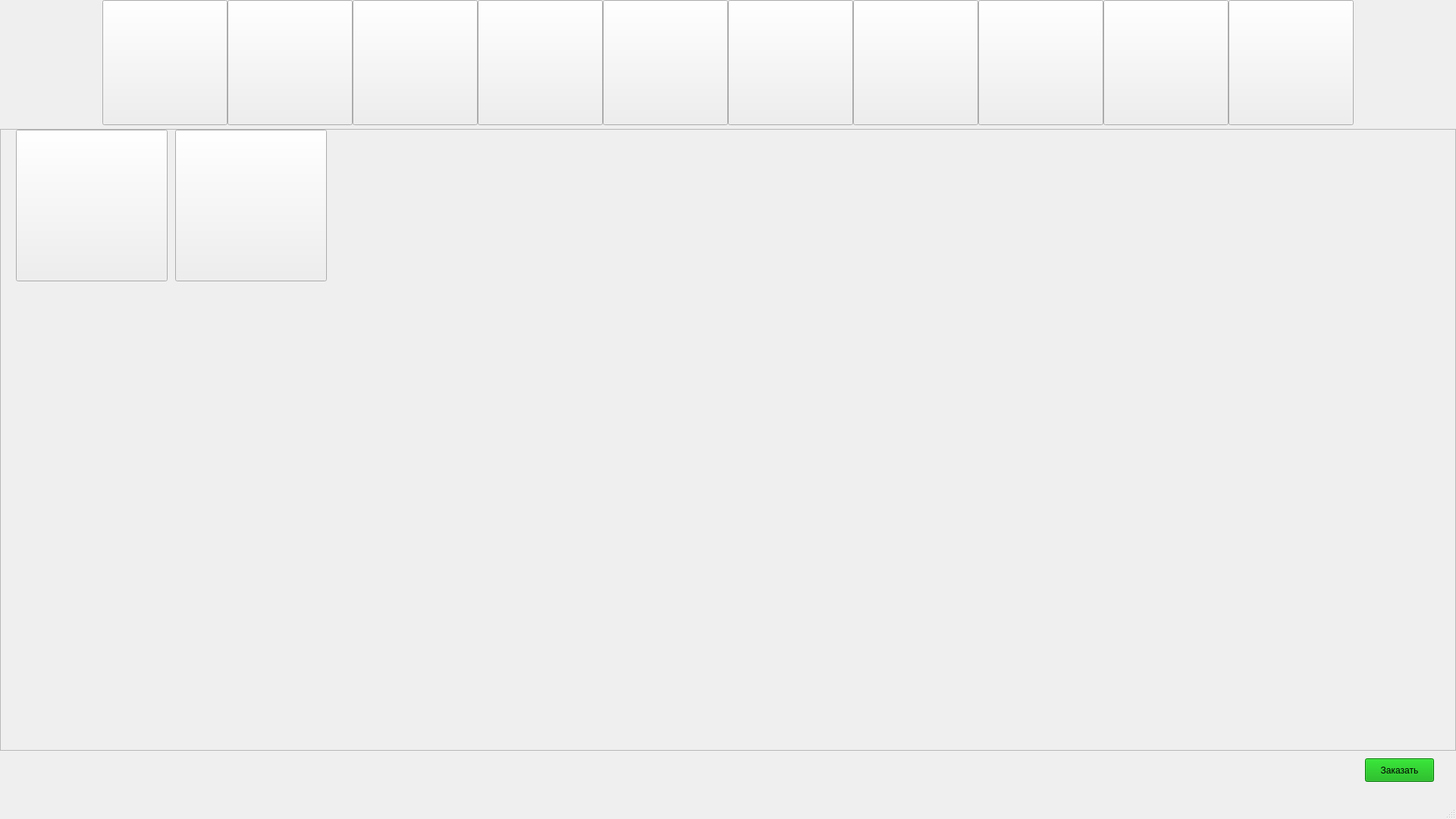
<?xml version="1.0" encoding="UTF-8"?>
<ui version="4.0">
 <class>MainWindow</class>
 <widget class="QMainWindow" name="MainWindow">
  <property name="geometry">
   <rect>
    <x>0</x>
    <y>0</y>
    <width>1920</width>
    <height>1080</height>
   </rect>
  </property>
  <property name="windowTitle">
   <string>MainWindow</string>
  </property>
  <property name="animated">
   <bool>true</bool>
  </property>
  <widget class="QWidget" name="centralwidget">
   <widget class="QPushButton" name="breakfast">
    <property name="geometry">
     <rect>
      <x>135</x>
      <y>0</y>
      <width>165</width>
      <height>165</height>
     </rect>
    </property>
    <property name="text">
     <string/>
    </property>
    <property name="icon">
     <iconset>
      <normaloff>breakfast_300x300 category-panel-left-desktop.jpeg</normaloff>breakfast_300x300 category-panel-left-desktop.jpeg</iconset>
    </property>
    <property name="iconSize">
     <size>
      <width>300</width>
      <height>300</height>
     </size>
    </property>
    <property name="shortcut">
     <string/>
    </property>
    <property name="autoDefault">
     <bool>false</bool>
    </property>
    <property name="default">
     <bool>false</bool>
    </property>
    <property name="flat">
     <bool>false</bool>
    </property>
   </widget>
   <widget class="QPushButton" name="burgers">
    <property name="geometry">
     <rect>
      <x>300</x>
      <y>0</y>
      <width>165</width>
      <height>165</height>
     </rect>
    </property>
    <property name="text">
     <string/>
    </property>
    <property name="icon">
     <iconset>
      <normaloff>burgers_300x300 category-panel-left-desktop.jpeg</normaloff>burgers_300x300 category-panel-left-desktop.jpeg</iconset>
    </property>
    <property name="iconSize">
     <size>
      <width>300</width>
      <height>300</height>
     </size>
    </property>
    <property name="shortcut">
     <string/>
    </property>
    <property name="autoDefault">
     <bool>false</bool>
    </property>
    <property name="default">
     <bool>false</bool>
    </property>
   </widget>
   <widget class="QPushButton" name="ChickenFishSandwiches">
    <property name="geometry">
     <rect>
      <x>465</x>
      <y>0</y>
      <width>165</width>
      <height>165</height>
     </rect>
    </property>
    <property name="text">
     <string/>
    </property>
    <property name="icon">
     <iconset>
      <normaloff>nav_chickenfishsandwiches_160x160 category-panel-left-desktop.jpeg</normaloff>nav_chickenfishsandwiches_160x160 category-panel-left-desktop.jpeg</iconset>
    </property>
    <property name="iconSize">
     <size>
      <width>300</width>
      <height>300</height>
     </size>
    </property>
    <property name="shortcut">
     <string/>
    </property>
    <property name="autoDefault">
     <bool>false</bool>
    </property>
    <property name="default">
     <bool>false</bool>
    </property>
   </widget>
   <widget class="QPushButton" name="McNuggetsAndMeals">
    <property name="geometry">
     <rect>
      <x>630</x>
      <y>0</y>
      <width>165</width>
      <height>165</height>
     </rect>
    </property>
    <property name="text">
     <string/>
    </property>
    <property name="icon">
     <iconset>
      <normaloff>nav_mcnuggetscombo_160x160 category-panel-left-desktop.jpeg</normaloff>nav_mcnuggetscombo_160x160 category-panel-left-desktop.jpeg</iconset>
    </property>
    <property name="iconSize">
     <size>
      <width>300</width>
      <height>300</height>
     </size>
    </property>
    <property name="shortcut">
     <string/>
    </property>
    <property name="autoDefault">
     <bool>false</bool>
    </property>
    <property name="default">
     <bool>false</bool>
    </property>
   </widget>
   <widget class="QPushButton" name="HappyMeal">
    <property name="geometry">
     <rect>
      <x>960</x>
      <y>0</y>
      <width>165</width>
      <height>165</height>
     </rect>
    </property>
    <property name="text">
     <string/>
    </property>
    <property name="icon">
     <iconset>
      <normaloff>nav_happy_meal_160x160 category-panel-left-desktop.jpeg</normaloff>nav_happy_meal_160x160 category-panel-left-desktop.jpeg</iconset>
    </property>
    <property name="iconSize">
     <size>
      <width>300</width>
      <height>300</height>
     </size>
    </property>
    <property name="shortcut">
     <string/>
    </property>
    <property name="autoDefault">
     <bool>false</bool>
    </property>
    <property name="default">
     <bool>false</bool>
    </property>
   </widget>
   <widget class="QPushButton" name="FriesSides">
    <property name="geometry">
     <rect>
      <x>795</x>
      <y>0</y>
      <width>165</width>
      <height>165</height>
     </rect>
    </property>
    <property name="text">
     <string/>
    </property>
    <property name="icon">
     <iconset>
      <normaloff>snacks_sides_300x300 category-panel-left-desktop.jpeg</normaloff>snacks_sides_300x300 category-panel-left-desktop.jpeg</iconset>
    </property>
    <property name="iconSize">
     <size>
      <width>300</width>
      <height>300</height>
     </size>
    </property>
    <property name="shortcut">
     <string/>
    </property>
    <property name="autoDefault">
     <bool>false</bool>
    </property>
    <property name="default">
     <bool>false</bool>
    </property>
   </widget>
   <widget class="QPushButton" name="McCafeCoffees">
    <property name="geometry">
     <rect>
      <x>1125</x>
      <y>0</y>
      <width>165</width>
      <height>165</height>
     </rect>
    </property>
    <property name="text">
     <string/>
    </property>
    <property name="icon">
     <iconset>
      <normaloff>mccafe_300x300 category-panel-left-desktop.jpeg</normaloff>mccafe_300x300 category-panel-left-desktop.jpeg</iconset>
    </property>
    <property name="iconSize">
     <size>
      <width>300</width>
      <height>300</height>
     </size>
    </property>
    <property name="shortcut">
     <string/>
    </property>
    <property name="autoDefault">
     <bool>false</bool>
    </property>
    <property name="default">
     <bool>false</bool>
    </property>
   </widget>
   <widget class="QPushButton" name="McCafeBakery">
    <property name="geometry">
     <rect>
      <x>1290</x>
      <y>0</y>
      <width>165</width>
      <height>165</height>
     </rect>
    </property>
    <property name="text">
     <string/>
    </property>
    <property name="icon">
     <iconset>
      <normaloff>Menu_LeftRail_mcd-160x160 category-panel-left-desktop.jpeg</normaloff>Menu_LeftRail_mcd-160x160 category-panel-left-desktop.jpeg</iconset>
    </property>
    <property name="iconSize">
     <size>
      <width>300</width>
      <height>300</height>
     </size>
    </property>
    <property name="shortcut">
     <string/>
    </property>
    <property name="autoDefault">
     <bool>false</bool>
    </property>
    <property name="default">
     <bool>false</bool>
    </property>
   </widget>
   <widget class="QPushButton" name="SweetsTreats">
    <property name="geometry">
     <rect>
      <x>1455</x>
      <y>0</y>
      <width>165</width>
      <height>165</height>
     </rect>
    </property>
    <property name="text">
     <string/>
    </property>
    <property name="icon">
     <iconset>
      <normaloff>desserts_shakes_300x300 category-panel-left-desktop.jpeg</normaloff>desserts_shakes_300x300 category-panel-left-desktop.jpeg</iconset>
    </property>
    <property name="iconSize">
     <size>
      <width>300</width>
      <height>300</height>
     </size>
    </property>
    <property name="shortcut">
     <string/>
    </property>
    <property name="autoDefault">
     <bool>false</bool>
    </property>
    <property name="default">
     <bool>false</bool>
    </property>
   </widget>
   <widget class="QPushButton" name="beverages">
    <property name="geometry">
     <rect>
      <x>1620</x>
      <y>0</y>
      <width>165</width>
      <height>165</height>
     </rect>
    </property>
    <property name="text">
     <string/>
    </property>
    <property name="icon">
     <iconset>
      <normaloff>drinks_300x300 category-panel-left-desktop.jpeg</normaloff>drinks_300x300 category-panel-left-desktop.jpeg</iconset>
    </property>
    <property name="iconSize">
     <size>
      <width>300</width>
      <height>300</height>
     </size>
    </property>
    <property name="shortcut">
     <string/>
    </property>
    <property name="autoDefault">
     <bool>false</bool>
    </property>
    <property name="default">
     <bool>false</bool>
    </property>
   </widget>
   <widget class="QScrollArea" name="scrollArea">
    <property name="geometry">
     <rect>
      <x>0</x>
      <y>170</y>
      <width>1920</width>
      <height>820</height>
     </rect>
    </property>
    <property name="widgetResizable">
     <bool>true</bool>
    </property>
    <widget class="QWidget" name="scrollAreaWidgetContents">
     <property name="geometry">
      <rect>
       <x>0</x>
       <y>0</y>
       <width>1918</width>
       <height>818</height>
      </rect>
     </property>
     <widget class="QPushButton" name="ChickenMcNuggets">
      <property name="geometry">
       <rect>
        <x>20</x>
        <y>0</y>
        <width>200</width>
        <height>200</height>
       </rect>
      </property>
      <property name="text">
       <string notr="true"/>
      </property>
      <property name="icon">
       <iconset>
        <normaloff>t-mcdonalds-Chicken-McNuggets-4pc-1 1-4-product-tile-desktop.jpeg</normaloff>t-mcdonalds-Chicken-McNuggets-4pc-1 1-4-product-tile-desktop.jpeg</iconset>
      </property>
      <property name="iconSize">
       <size>
        <width>200</width>
        <height>200</height>
       </size>
      </property>
     </widget>
     <widget class="QPushButton" name="lOPieceChickenMcNuggets">
      <property name="geometry">
       <rect>
        <x>230</x>
        <y>0</y>
        <width>200</width>
        <height>200</height>
       </rect>
      </property>
      <property name="text">
       <string notr="true"/>
      </property>
      <property name="icon">
       <iconset>
        <normaloff>t-mcdonalds-Chicken-McNuggets-10pc 1-4-product-tile-desktop.jpeg</normaloff>t-mcdonalds-Chicken-McNuggets-10pc 1-4-product-tile-desktop.jpeg</iconset>
      </property>
      <property name="iconSize">
       <size>
        <width>200</width>
        <height>200</height>
       </size>
      </property>
     </widget>
    </widget>
   </widget>
   <widget class="QPushButton" name="buy">
    <property name="geometry">
     <rect>
      <x>1800</x>
      <y>1000</y>
      <width>91</width>
      <height>31</height>
     </rect>
    </property>
    <property name="styleSheet">
     <string notr="true">background-color: rgb(0, 170, 0)</string>
    </property>
    <property name="text">
     <string>Заказать</string>
    </property>
   </widget>
  </widget>
  <widget class="QMenuBar" name="menubar">
   <property name="geometry">
    <rect>
     <x>0</x>
     <y>0</y>
     <width>1920</width>
     <height>21</height>
    </rect>
   </property>
  </widget>
  <widget class="QStatusBar" name="statusbar"/>
 </widget>
 <resources/>
 <connections/>
</ui>
